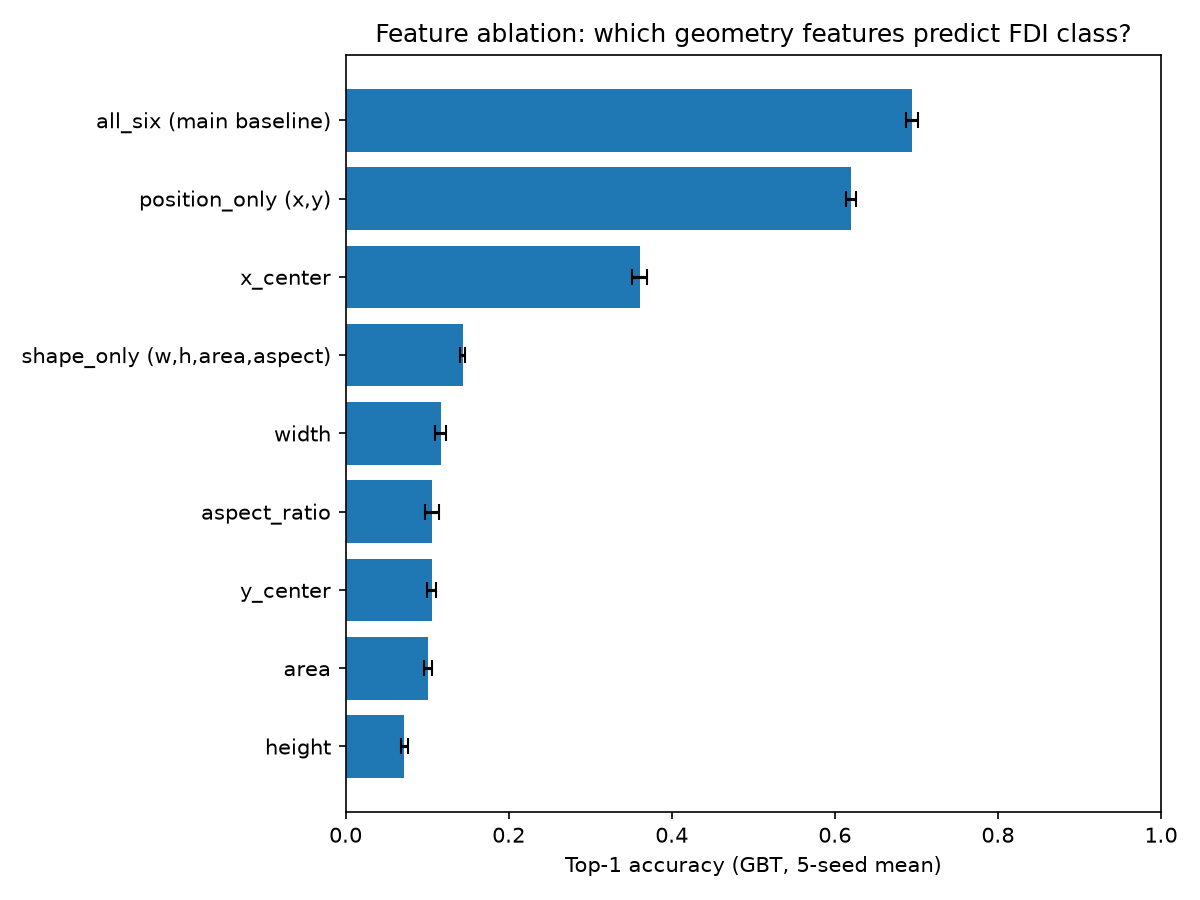

Source code (Python):
"""Which geometric feature actually carries the FDI-class signal?

The main baseline (build_coord_baseline.py) uses all six features
(x_center, y_center, width, height, area, aspect_ratio) together and reports
one accuracy number. This doesn't say whether the ~69% top-1 accuracy comes
mainly from *position* (x/y - "where on the jaw is this box"), from *size/
shape* (width/height/area/aspect_ratio - which could leak identity via
crowding or systematic annotation-size differences per tooth type), or needs
all of them jointly. Single-feature and leave-one-out accuracy turns the
black-box number into an interpretable mechanistic claim for the paper.

Reuses load_instances/grouped_split/evaluate/SEEDS/TEST_FRACTION from
build_coord_baseline.py; only GBT is used here (matches the main baseline's
better-performing classifier, and avoids doubling runtime with logreg).
"""

import sys
from pathlib import Path

import matplotlib
matplotlib.use("Agg")
import matplotlib.pyplot as plt
import numpy as np
import pandas as pd
from sklearn.ensemble import HistGradientBoostingClassifier

sys.path.insert(0, str(Path(__file__).resolve().parent))
from build_coord_baseline import (  # noqa: E402
    SEEDS,
    TEST_FRACTION,
    evaluate,
    grouped_split,
    load_instances,
)

OUTPUT_DIR = Path(__file__).resolve().parent

ALL_FEATURES = ["x_center", "y_center", "width", "height", "area", "aspect_ratio"]
POSITION_FEATURES = ["x_center", "y_center"]
SHAPE_FEATURES = ["width", "height", "area", "aspect_ratio"]

SINGLE_FEATURE_SETS = {f: [f] for f in ALL_FEATURES}
GROUPED_SETS = {
    "position_only (x,y)": POSITION_FEATURES,
    "shape_only (w,h,area,aspect)": SHAPE_FEATURES,
    "all_six (main baseline)": ALL_FEATURES,
}
LEAVE_ONE_OUT_SETS = {
    f"all_minus_{f}": [c for c in ALL_FEATURES if c != f] for f in ALL_FEATURES
}


def run_feature_set(df, cols, label):
    accs = []
    for seed in SEEDS:
        train_df, test_df = grouped_split(df, seed, TEST_FRACTION)
        x_train = train_df[cols].to_numpy()
        y_train = train_df["class_id"].to_numpy()
        x_test = test_df[cols].to_numpy()
        y_test = test_df["class_id"].to_numpy()

        gbt = HistGradientBoostingClassifier(random_state=0).fit(x_train, y_train)
        y_pred = gbt.predict(x_test)
        metrics = evaluate(y_test, y_pred, y_train)
        accs.append(metrics["top1_acc"])

    accs = np.array(accs)
    mean = accs.mean()
    ci = accs.std(ddof=1) / np.sqrt(len(accs)) * 2.776 if len(accs) > 1 else 0.0
    return {"feature_set": label, "features": ",".join(cols), "top1_acc_mean": mean, "top1_acc_ci95": ci}


def main():
    df = load_instances()
    print(f"Loaded {len(df)} instances from {df['image_id'].nunique()} images")
    print("Classifier: gradient_boosted_tree (matches main baseline's stronger classifier)\n")

    rows = []

    print("=" * 70)
    print("SINGLE-FEATURE ACCURACY")
    print("=" * 70)
    for name, cols in SINGLE_FEATURE_SETS.items():
        r = run_feature_set(df, cols, f"single:{name}")
        rows.append(r)
        print(f"  {name:14s} acc={r['top1_acc_mean']:.4f} +/- {r['top1_acc_ci95']:.4f}")

    print("\n" + "=" * 70)
    print("GROUPED FEATURE SETS")
    print("=" * 70)
    for name, cols in GROUPED_SETS.items():
        r = run_feature_set(df, cols, name)
        rows.append(r)
        print(f"  {name:32s} acc={r['top1_acc_mean']:.4f} +/- {r['top1_acc_ci95']:.4f}")

    print("\n" + "=" * 70)
    print("LEAVE-ONE-OUT (all six minus one)")
    print("=" * 70)
    for name, cols in LEAVE_ONE_OUT_SETS.items():
        r = run_feature_set(df, cols, name)
        rows.append(r)
        print(f"  {name:20s} acc={r['top1_acc_mean']:.4f} +/- {r['top1_acc_ci95']:.4f}")

    out = pd.DataFrame(rows)
    out.to_csv(OUTPUT_DIR / "feature_ablation.csv", index=False)

    # plot: single features + grouped sets, sorted by accuracy
    plot_rows = out[out["feature_set"].str.startswith("single:") | out["feature_set"].isin(GROUPED_SETS.keys())]
    plot_rows = plot_rows.sort_values("top1_acc_mean")
    fig, ax = plt.subplots(figsize=(8, 6))
    labels = [s.replace("single:", "") for s in plot_rows["feature_set"]]
    ax.barh(labels, plot_rows["top1_acc_mean"], xerr=plot_rows["top1_acc_ci95"], capsize=4)
    ax.set_xlabel("Top-1 accuracy (GBT, 5-seed mean)")
    ax.set_title("Feature ablation: which geometry features predict FDI class?")
    ax.set_xlim(0, 1)
    fig.tight_layout()
    fig.savefig(OUTPUT_DIR / "feature_ablation.png", dpi=150)
    plt.close(fig)

    print(f"\nSaved CSV and plot to {OUTPUT_DIR}")


if __name__ == "__main__":
    main()
